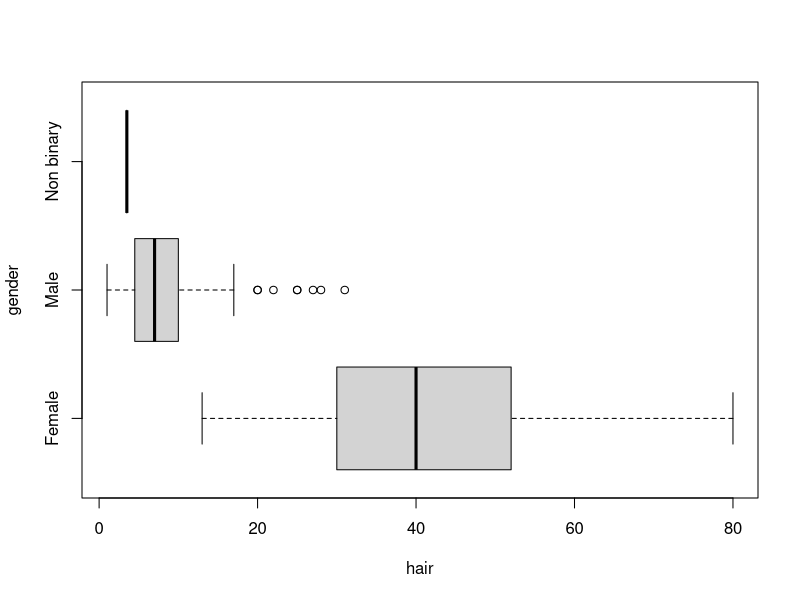
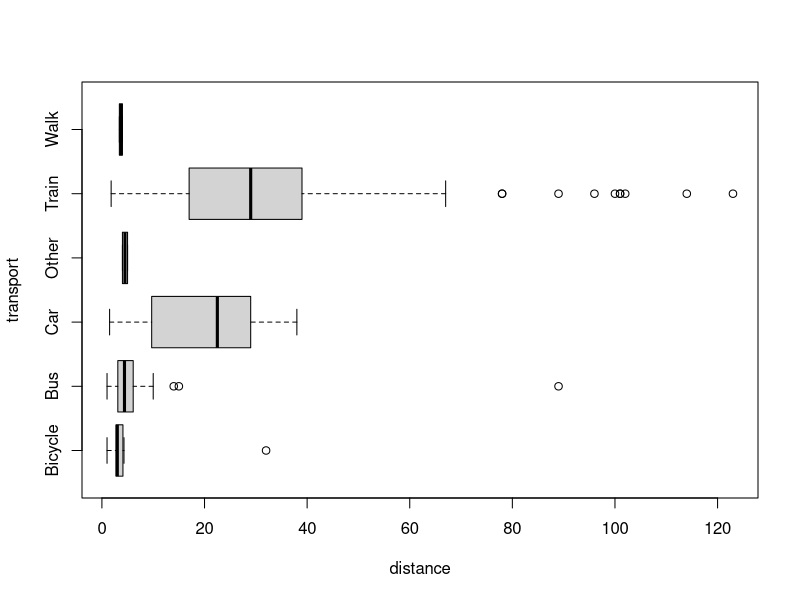
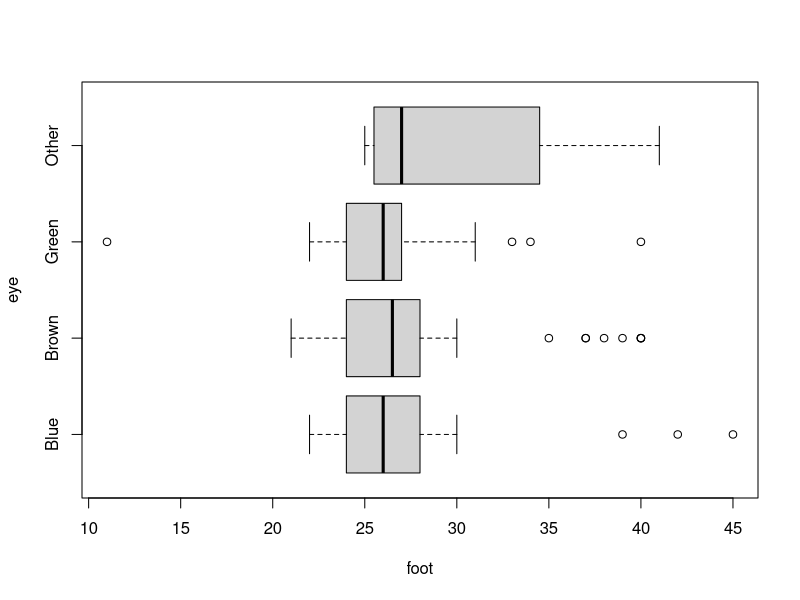
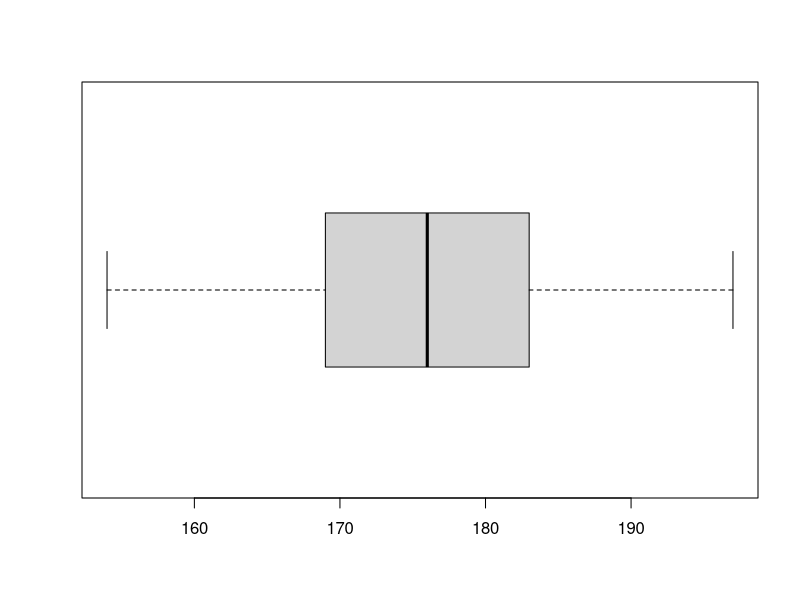
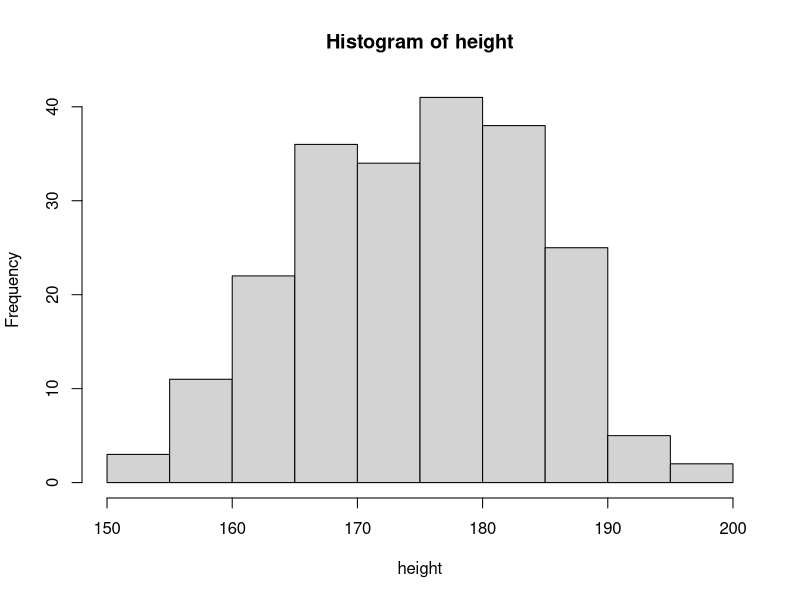
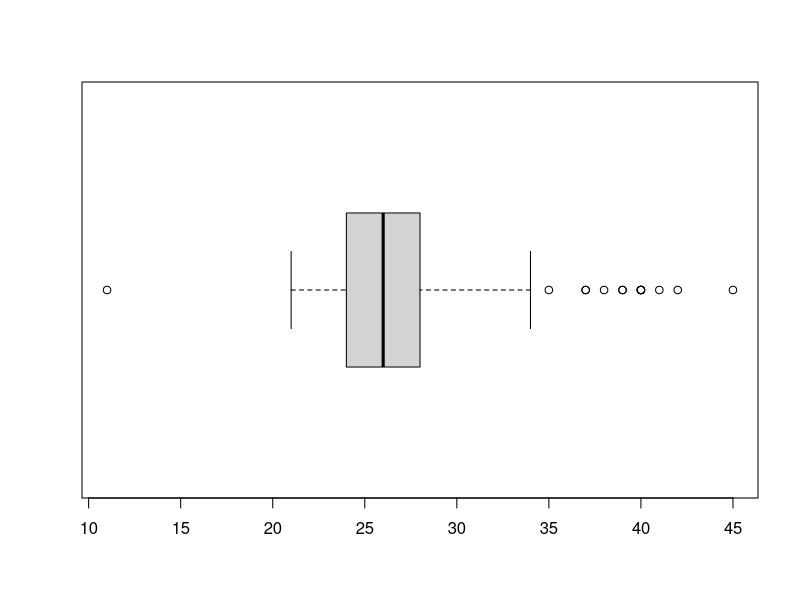
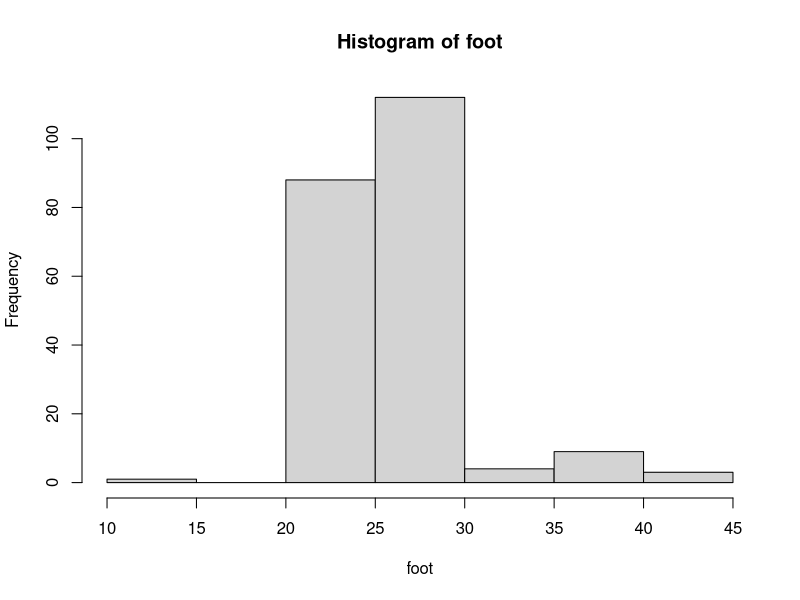
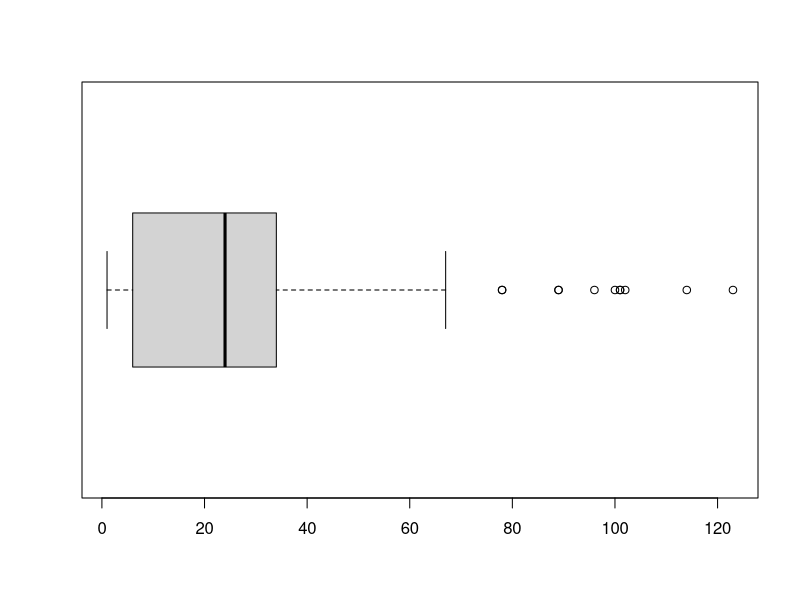

The R script that drew these images, in order:
# BFH import
library(readxl)
BFH <- read_excel("./WDDA_02.xlsx", sheet = "BFH")
View(BFH)
attach(BFH)

# Aufgabenserie 3

# 1. Körpergrösse Männer & Frauen
# a) Anzahl Frauen grösser als durchschnitt Mann
mean_man <- mean(height[gender == "Male"])
length(height[(gender == "Female" & height >= mean_man)])
# b) Anzahl Männer kleiner als durchscnitt Frau
mean_female <- mean(height[gender == "Female"])
length(height[(gender == "Male" & height <= mean_female)])

# 2. schwarmintelligenz jar
# a) Mittelwert jar
mean_jar <- mean(jar)
# b) geburtstadum person bester guess
kleinste_abweichung <- min(abs(jar - 405))
# gibt nur ein resultat
which.min(abs(jar - 405))
# findet alle resultate
best_guess <- abs(jar - 405) == kleinste_abweichung
dob[best_guess]
# c) anzahl näher am Tatsächlichen wert als am Median
sum(abs(jar - 405) < abs(jar - mean(jar)))

# 3. vergleich mittelwert (mean) & median (median)
# Erklärung: Der Median wird dem Mittelwert vorgezogen, wenn der Datensatz Extremwerte enth¨alt.
# a) jar
mean(jar) # 299.66
median(jar) # 287
# b) siblings
mean(siblings) # 1.543
median(siblings) # 1
# c) distance
mean(distance) # 25.2
median(distance) # 24

# 5. Mittelwert present
mean(present) # 77.35

# 6. bereich darstellen
quantile(height)
quantile(maths)
quantile(cash)

# 7. Interquartilsabstand (IQR)
quantile(height, 0.75) - quantile(height, 0.25)
quantile(maths, 0.75) - quantile(maths, 0.25)
quantile(cash, 0.75) - quantile(cash, 0.25)

# 8. Nebeneinander liegende Boxplots
# a) Boxplot zeigt Harlängen pro Geschlecht auf
boxplot(hair ~ gender, horizontal = T)
# b) Boxplot zeigt distanz pro fahrzeug auf
boxplot(distance ~ transport, horizontal = T)
# c) Boxplot zeigt Fussgrösse aufgeteilt nach Augenfarbe
boxplot(foot ~ eye, horizontal = T)

# 9) Standartabweichung
# Definition: Die Varianz ist ein Mass für die durchschnittliche Abweichung vom Mittelwert für alle Daten.
#             Die Standardabweichung ist die Quadratwurzel der Varianz.
# a) height
sd(height)
# b) maths
sd(maths)
# c) cash
sd(cash)

# FIXME: 10 Empirische Regel
# a) height
boxplot(height, horizontal = T)
hist(height)
# b) foot
boxplot(foot, horizontal = T)
hist(foot)
# c) distance
boxplot(distance, horizontal = T)
hist(distance)
# d) reaction1
boxplot(reaction1, horizontal = T)
hist(reaction1)
# Median,Durchschnitt,Modus, Quartile etc darstellen
summary(height)

# 11: Intercontinental Hotels Group (IHG)
IHG <- read_excel("./WDDA_03.xlsx", sheet = "IHG")
View(IHG)
names(IHG) <- c("hotel", "rating", "reviews")
attach(IHG)
# a) Mittelwert
mean(rating)
# a) Median
median(rating)
# b) Den Mittelwert oder den Median als Mass für die zentrale Lage zu verwenden
# Lösung: Mittelwert da es keine Ausreisser gibt. Besser ist der Durchschnitt
# da er genauere angaben macht. Des weiteren sind Ausreisser nicht möglich.
# c) Erste Quartil
quantile(rating, 0.25)
# alle quantile anzeigen
quantile(rating)
# c) IQR
quantile(rating, 0.75) - quantile(rating, 0.25)
IQR(rating)
# d) 85. Perzentil
quantile(rating, 0.85)

# Aufgabenserie 3
# 11. IHG
# a) Mittelwert
# a) Durchscnitt
# c) Quartile
quantile(rating)
# c) IQR
quantile(rating, 0.75) - quantile(rating, 0.25)
# d) 85 percentile
quantile(rating, 0.85)
# 12. polizeiaufzeichnungen
aufzeichnungen_winter <- c(18, 20, 15, 16, 21, 20, 12, 16, 19, 20)
aufzeichnungen_sommer <- c(28, 18, 24, 32, 18, 29, 23, 38, 28, 18)
# a) Spannweite
max(aufzeichnungen_winter) - min(aufzeichnungen_winter)
max(aufzeichnungen_sommer) - min(aufzeichnungen_sommer)
# a) IQR
quantile(aufzeichnungen_winter, .75) - quantile(aufzeichnungen_winter, .25)
quantile(aufzeichnungen_sommer, .75) - quantile(aufzeichnungen_sommer, .25)

# 12) Polizeiaufzeichnungen zeigen die täglich gemeldeten Verbrechen
winter <- c(18, 20, 15, 16, 21, 20, 12, 16, 19, 20)
sommer <- c(28, 18, 24, 32, 18, 29, 23, 38, 28, 18)
# a) Spannweite für jede Periode
spannweite_winter <- max(winter) - min(winter) # 9
spannweite_sommer <- max(sommer) - min(sommer) # 20
# a) Interquartilsabstand für jede Periode
IQR(winter) # 4
IQR(sommer) # 9.5
# b) Varianz für jede Periode
var(winter) # 8.233333
var(sommer) # 44.48889
# b) Standartabweichung für jede Periode
sd(winter) # 2.869379
sd(sommer) # 6.669999
# c) Variationskoeffizienten für jede Periode
cv_winter <- sd(winter) / mean(winter) * 100 # 16.2%
cv_sommer <- sd(sommer) / mean(sommer) * 100 # 26.1%
# d) Vergleichen Sie die Variabilität der beiden Zeiträume
sum((winter - mean(winter))^2) # 74.1
sum((sommer - mean(sommer))^2) # 400.4

#  13) Mittelwert und die Standardabweichung (als Stichprobe)
BFH <- read_excel("./WDDA_02.xlsx", sheet = "BFH")
View(BFH)
attach(BFH)
# a) height
height_z <- (height - mean(height)) / sd(height)
mean(height_z) # ~0
sd(height_z) # 1
# b) foot
foot_z <- (foot - mean(foot)) / sd(foot)
mean(foot_z) # ~0
sd(foot_z) # 1
# c) house
house_z <- (house - mean(house)) / sd(house)
mean(house_z) # ~0
sd(house_z) # 1

# 14) Schiefe für die folgenden Daten
# a) height
height_z <- (height - mean(height)) / sd(height)
n <- length(height_z)
n / ((n - 1) * (n - 2)) * sum(height_z^3) # -0.156 -> symmetrisch (nahe null)
hist(height)
# b) distance
distance_z <- (distance - mean(distance)) / sd(distance)
n <- length(distance_z)
n / ((n - 1) * (n - 2)) * sum(distance_z^3) # 1.74 -> rechtschief (positiv)
hist(distance)
# c) cash
cash_z <- (cash - mean(cash)) / sd(cash)
n <- length(cash_z)
n / ((n - 1) * (n - 2)) * sum(cash_z^3) # 5.5 -> rechtschief (positiv)
hist(cash)
# d) hair men
hair_men <- hair[gender == "Male"]
hair_men_z <- (hair_men - mean(hair_men)) / sd(hair_men)
n <- length(hair_men_z)
n / ((n - 1) * (n - 2)) * sum(hair_men_z^3) # 1.74 -> rechtschief (positiv)
hist(hair_men)
# d) hair women
hair_women <- hair[gender == "Female"]
hair_women_z <- (hair_women - mean(hair_women)) / sd(hair_women)
n <- length(hair_women_z)
n / ((n - 1) * (n - 2)) * sum(hair_women_z^3) # 0.313 -> leicht rechtschief (positiv)
hist(hair_women)

# 15)
# a) Vielleicht etwa 11 Tage.
# b) Die Verteilung hat ihrem höchsten Punkt bei 7 Tagen.
# c) Offensichtlich ist sie rechtsschief.
# d) Dies ist die Fläche unter der Kurve.

# 16) Vergleichen von Daten
# a) Streudiagramm height & foot
plot(foot ~ height)
# a) Anpassungsgerade height & foot
fit <- lm(foot ~ height)
abline(fit)
# a) Korrelationskoeffizient height & foot
cor(foot, height) # 0.2839648
# b) hair & foot
plot(foot ~ hair)
fit <- lm(foot ~ hair)
abline(fit)
cor(foot, hair) # -0.1886152

# 17) Zusammenhang in Bezug auf das Geschlecht
# a) Korrelation height & hair
cor(height, hair) # -0.6186634 je grösser somit jemand ist, desto kürzer sind seine Haare.
# b) Female
cor(height[gender == "Female"], hair[gender == "Female"]) # 0.006966206
# c) Male
cor(height[gender == "Male"], hair[gender == "Male"]) # 0.1163308

# 18) Formel für die Kovarianz
# wird immer 1 (starke korrelation) ergeben da es die gleichen daten sind
cor(hair, hair)

# 19) Schätzung Korrelation
# a) r = 0.9, b) r = -0.6, c) r = 0.3, d) r = 0
# e) r = 0.2, f) r = 0.5, g) r = -0.3, h) r = -0.8, i) r = 0

# 20) Alle haben gleicher Korrelationswert von 0.7

# 21) Tief (r = 0.17) da Korrelation nicht linear ist

# 22)
# 23)
# 24)
# 25)